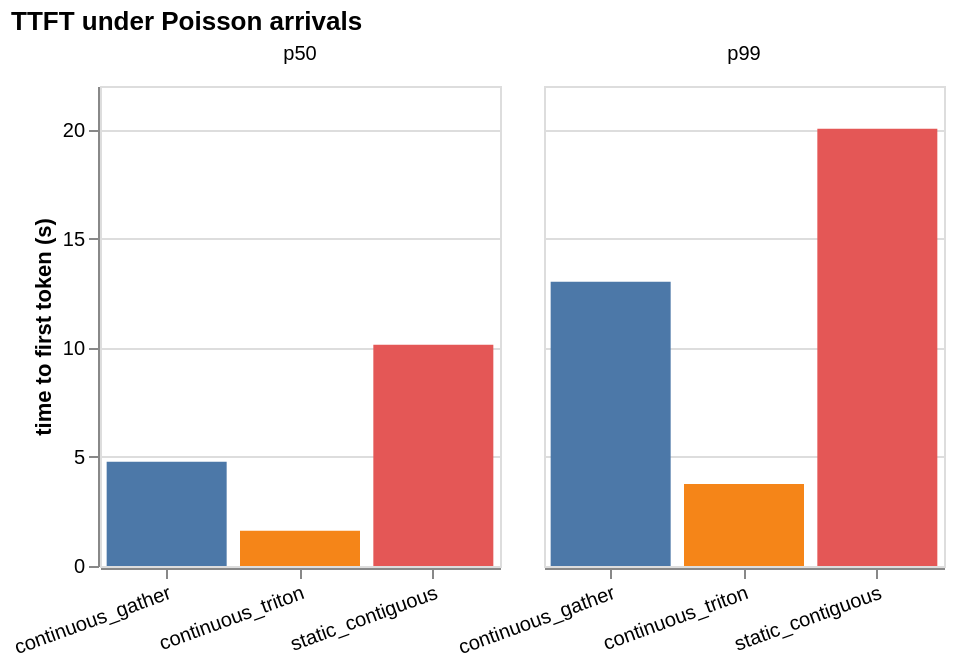

Write the Vega-Lite specification saved for this chart.
### Vega-Lite specification from a JSON file in a GitHub repository (floating-point values rounded to 4 significant figures)
{"config": {"view": {"continuousWidth": 300, "continuousHeight": 300}}, "data": {"name": "data-73676940894017b180dcf77da7a6c703"}, "mark": {"type": "bar"}, "encoding": {"color": {"field": "config", "legend": null, "type": "nominal"}, "column": {"field": "percentile", "title": null, "type": "nominal"}, "x": {"axis": {"labelAngle": -20}, "field": "config", "title": null, "type": "nominal"}, "y": {"field": "ttft_s", "title": "time to first token (s)", "type": "quantitative"}}, "height": 240, "title": "TTFT under Poisson arrivals", "width": 200, "$schema": "https://vega.github.io/schema/vega-lite/v6.4.1.json", "datasets": {"data-73676940894017b180dcf77da7a6c703": [{"config": "continuous_gather", "percentile": "p50", "ttft_s": 4.776}, {"config": "continuous_triton", "percentile": "p50", "ttft_s": 1.614}, {"config": "static_contiguous", "percentile": "p50", "ttft_s": 10.14}, {"config": "continuous_gather", "percentile": "p99", "ttft_s": 13.03}, {"config": "continuous_triton", "percentile": "p99", "ttft_s": 3.758}, {"config": "static_contiguous", "percentile": "p99", "ttft_s": 20.04}]}}
